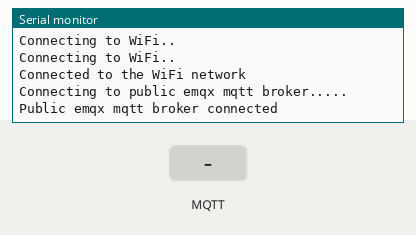
The sketch below on a simulated ESP32. Parts: the last lines printed to the serial monitor. Inputs (shaded band) come from the test bench. WiFi joins after 1.5 s; servers stay silent unless stated; no MQTT or app messages arrive unless stated.

Above: at 2.7 s.
2.8 s: MQTT message "1" arrives on the first subscribed topic
At 3.1 s:
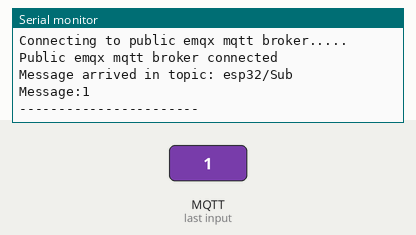
4.3 s: MQTT message "on" arrives on the first subscribed topic
At 5.5 s:
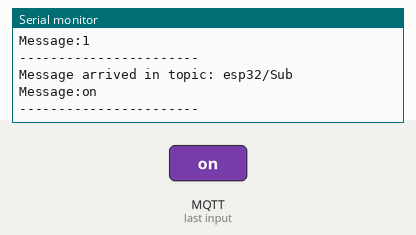
5.8 s: MQTT message "off" arrives on the first subscribed topic
At 6.7 s:
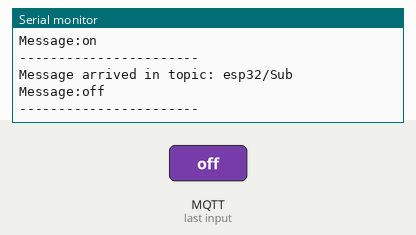

The sketch:

MQTT_Client.ino
```cpp
#include <WiFi.h>
#include <PubSubClient.h>

// WiFi
const char *ssid = "qdmyp3"; // 自家路由器的名称
const char *password = "19920504y";  // 自家路由器的密码

// MQTT Broker
const char *mqtt_broker = "3303438ch7.qicp.vip";  //花生壳映射后的broker地址
const char *topicSub = "esp32/Sub";  //ESP32的接收主题
const char *topicPub = "Server/Sub";   //ESP32的发布主题
const char *mqtt_username = "emqx";   //ESP32的用户名（可不写）
const char *mqtt_password = "public";  //ESP32的用户名密码（可不写）
const int mqtt_port = 31342;   //花生壳映射后的broker的端口号

WiFiClient espClient;
PubSubClient client(espClient);

void setup() {
   // Set software serial baud to 115200;
   Serial.begin(115200);
   // connecting to a WiFi network
   WiFi.begin(ssid, password);
   while (WiFi.status() != WL_CONNECTED) {
       delay(500);
       Serial.println("Connecting to WiFi..");
   }
   Serial.println("Connected to the WiFi network");
   //connecting to a mqtt broker
   client.setServer(mqtt_broker, mqtt_port);
   client.setCallback(callback);
   while (!client.connected()) {
       const char *client_id = "esp32-client";
       //client_id += String(WiFi.macAddress());
       Serial.println("Connecting to public emqx mqtt broker.....");
       if (client.connect(client_id, mqtt_username, mqtt_password, NULL, 0 ,false, NULL, true)) {
           Serial.println("Public emqx mqtt broker connected");
       } else {
           Serial.print("failed with state ");
           Serial.print(client.state());
           delay(2000);
       }
   }
   // publish and subscribe
   client.publish(topicPub, "hello emqx");  //向Django发布主题
   client.subscribe(topicSub);    //接收主题
}

void callback(char *topic, byte *payload, unsigned int length) {
   Serial.print("Message arrived in topic: ");
   Serial.println(topic);
   Serial.print("Message:");
   for (int i = 0; i < length; i++) {
       Serial.print((char) payload[i]);
   }
   client.publish(topicPub, "I Received your Msg! Thank you!");   //向Django发布主题
   Serial.println();
   Serial.println("-----------------------");
}

void loop() {
   client.loop();   //巡回接收主题，client.loop();并不是死循环，可以在loop函数中进行其他动作，例如client.publish(topicPub, "hello emqx");,或者在callback(...)函数中回传client.publish信息
   //Serial.println("-----------------------");
   //delay(1000);
}
```

Measured:
- after the input at 2.8 s, the serial monitor: prints a new line at once (image 1)
- after the input at 4.3 s, the serial monitor: prints a new line at once (image 2)
- after the input at 5.8 s, the serial monitor: prints a new line at once (image 3)
